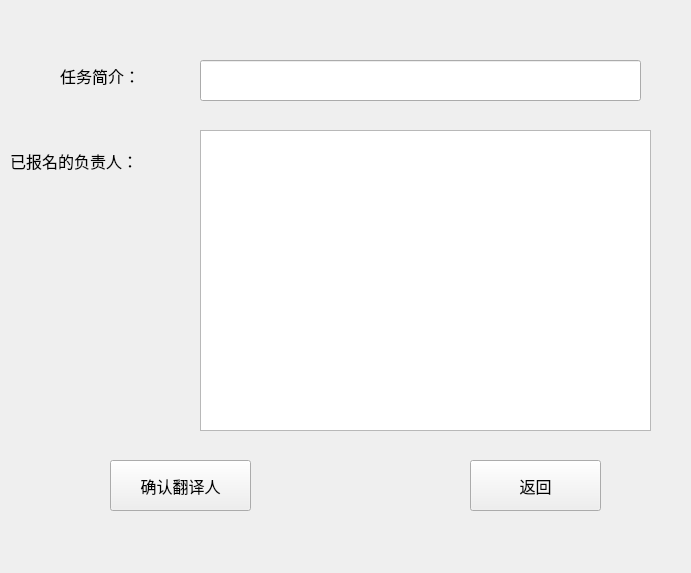
<?xml version="1.0" encoding="UTF-8"?>
<ui version="4.0">
 <class>showTApplyw</class>
 <widget class="QWidget" name="showTApplyw">
  <property name="geometry">
   <rect>
    <x>0</x>
    <y>0</y>
    <width>691</width>
    <height>573</height>
   </rect>
  </property>
  <property name="windowTitle">
   <string>Form</string>
  </property>
  <widget class="QLineEdit" name="lTaskname">
   <property name="geometry">
    <rect>
     <x>200</x>
     <y>60</y>
     <width>441</width>
     <height>41</height>
    </rect>
   </property>
  </widget>
  <widget class="QPushButton" name="bReturn">
   <property name="geometry">
    <rect>
     <x>470</x>
     <y>460</y>
     <width>131</width>
     <height>51</height>
    </rect>
   </property>
   <property name="font">
    <font>
     <pointsize>12</pointsize>
    </font>
   </property>
   <property name="text">
    <string>返回</string>
   </property>
  </widget>
  <widget class="QPushButton" name="bConfirm">
   <property name="geometry">
    <rect>
     <x>110</x>
     <y>460</y>
     <width>141</width>
     <height>51</height>
    </rect>
   </property>
   <property name="font">
    <font>
     <pointsize>12</pointsize>
    </font>
   </property>
   <property name="text">
    <string>确认翻译人</string>
   </property>
  </widget>
  <widget class="QLabel" name="label_2">
   <property name="geometry">
    <rect>
     <x>10</x>
     <y>140</y>
     <width>161</width>
     <height>41</height>
    </rect>
   </property>
   <property name="font">
    <font>
     <pointsize>12</pointsize>
    </font>
   </property>
   <property name="text">
    <string>已报名的负责人：</string>
   </property>
  </widget>
  <widget class="QTableWidget" name="tApplierlist">
   <property name="geometry">
    <rect>
     <x>200</x>
     <y>130</y>
     <width>451</width>
     <height>301</height>
    </rect>
   </property>
  </widget>
  <widget class="QLabel" name="label">
   <property name="geometry">
    <rect>
     <x>60</x>
     <y>60</y>
     <width>101</width>
     <height>31</height>
    </rect>
   </property>
   <property name="font">
    <font>
     <pointsize>12</pointsize>
    </font>
   </property>
   <property name="text">
    <string>任务简介：</string>
   </property>
  </widget>
 </widget>
 <resources/>
 <connections/>
</ui>
